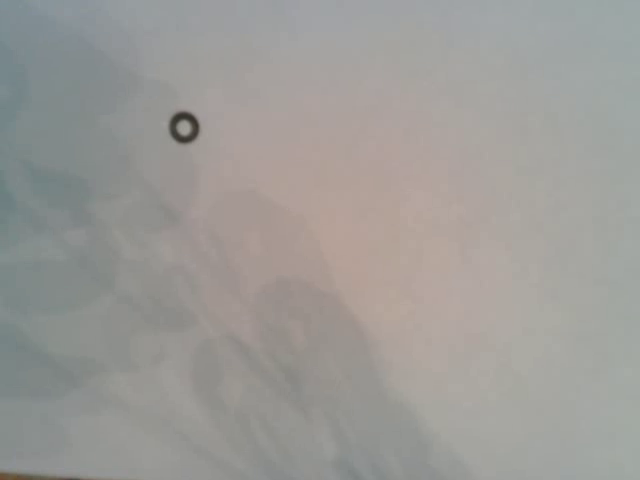
#> input picture frame 38 of lab-8-opencv/sample.mp4, 640 x 480 px, given in place of the camera
$ python marker_tracker.py
#> lines starting #> are read from the running program, lines starting #| are printed output that depends on the picture; after the words box and inside, x2 and y2 are one past the last pixel; in counts of white or black regions, pixels touching at a corner belong together
#> in track, frame is the input picture: shape (480, 640, 3); mean B, G, R 151.6, 154.9, 156.5
"""Пункты 2–3, вариант 1: отслеживание круглой метки и вывод координат."""

import argparse
from dataclasses import dataclass
from pathlib import Path

import cv2
import numpy as np


@dataclass(frozen=True)
class MarkerDetection:
    center: tuple[int, int]
    radius: int
    score: float


def _marker_score(gray: np.ndarray, x: int, y: int, radius: int) -> float:
    """Оценить, похожа ли окружность на чёрно-белую метку."""
    height, width = gray.shape
    if radius < 8 or x - radius < 0 or y - radius < 0 or x + radius >= width or y + radius >= height:
        return 0.0

    yy, xx = np.ogrid[:height, :width]
    circle = (xx - x) ** 2 + (yy - y) ** 2 <= (radius * 0.82) ** 2
    pixels = gray[circle]
    if pixels.size == 0:
        return 0.0

    dark_fraction = float(np.mean(pixels < 110))
    light_fraction = float(np.mean(pixels > 175))
    balance = max(0.0, 1.0 - abs(dark_fraction - light_fraction))
    percentile_contrast = float(np.percentile(pixels, 90) - np.percentile(pixels, 10))
    contrast = min(1.0, percentile_contrast / 150.0)

    offset = max(2, int(radius * 0.32))
    patch = max(2, int(radius * 0.12))
    means = []
    for dx, dy in ((-offset, -offset), (offset, -offset), (-offset, offset), (offset, offset)):
        sample = gray[y + dy - patch : y + dy + patch + 1, x + dx - patch : x + dx + patch + 1]
        means.append(float(sample.mean()))
    diagonal_contrast = abs((means[0] + means[3]) - (means[1] + means[2])) / 510.0
    return 0.45 * contrast + 0.25 * balance + 0.30 * min(1.0, diagonal_contrast)


def detect_marker(frame: np.ndarray) -> MarkerDetection | None:
    """Найти наиболее вероятную круглую чёрно-белую метку на кадре."""
    if frame is None or frame.size == 0:
        return None

    gray = cv2.cvtColor(frame, cv2.COLOR_BGR2GRAY)
    gray = cv2.GaussianBlur(gray, (7, 7), 1.5)
    min_side = min(gray.shape)
#> min_side = 480
    circles = cv2.HoughCircles(
        gray,
        cv2.HOUGH_GRADIENT,
        dp=1.2,
        minDist=max(30, min_side // 8),
        param1=100,
        param2=18,
        minRadius=max(8, min_side // 60),
        maxRadius=max(25, min_side // 3),
    )
#> circles = [[185.4, 126.6, 16.64]]

    candidates: list[MarkerDetection] = []
    if circles is not None:
        for x, y, radius in np.round(circles[0]).astype(int):
            score = _marker_score(gray, int(x), int(y), int(radius))
            if score >= 0.12:
                candidates.append(MarkerDetection((int(x), int(y)), int(radius), score))
#> this loop made 1 pass
#> (x, y, radius, height in _marker_score, width in _marker_score, dark_fraction in _marker_score, light_fraction in _marker_score, balance in _marker_score) on pass 1: (185, 127, 17, 480, 640, 0.726, 0, 0.274)
#> pass 1, in _marker_score, `circle = (xx - x) ** 2 + (yy - y) ** 2 <= (radius * 0.82) ** 2`:
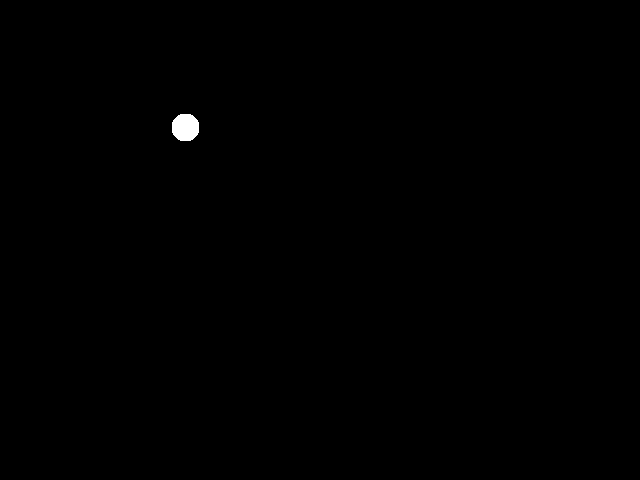
#> circle: shape (480, 640) bool; 0.2% white; 1 white region, box (x1, y1, x2, y2) and area: (172, 114, 199, 141) 609
#> after the loop, candidates = 1 item

    if circles is None:
        # Запасной путь для кадров, где тонкая внешняя окружность плохо видна.
        _, binary = cv2.threshold(gray, 0, 255, cv2.THRESH_BINARY_INV + cv2.THRESH_OTSU)
        contours, _ = cv2.findContours(binary, cv2.RETR_EXTERNAL, cv2.CHAIN_APPROX_SIMPLE)
        for contour in contours:
            area = cv2.contourArea(contour)
            perimeter = cv2.arcLength(contour, True)
            if area < 400 or perimeter <= 0:
                continue
            circularity = 4 * np.pi * area / (perimeter * perimeter)
            (x, y), radius = cv2.minEnclosingCircle(contour)
            if circularity < 0.45 or radius < 12:
                continue
            score = _marker_score(gray, round(x), round(y), round(radius))
            if score >= 0.25:
                candidates.append(
                    MarkerDetection((round(x), round(y)), round(radius), score * circularity)
                )

    return max(candidates, key=lambda item: (item.score, item.radius), default=None)


def draw_result(frame: np.ndarray, detection: MarkerDetection | None) -> np.ndarray:
    """Нарисовать обводку и координаты метки в левом верхнем углу."""
    result = frame.copy()
    if detection is None:
        label = "Marker not found"
        color = (0, 0, 255)
    else:
        x, y = detection.center
        color = (0, 255, 0)
        cv2.circle(result, (x, y), detection.radius, color, 2)
        cv2.drawMarker(result, (x, y), color, cv2.MARKER_CROSS, 20, 2)
#> result: shape (480, 640, 3); mean B, G, R 151.4, 155.1, 156.3
        label = f"Marker coordinates: x={x}, y={y}"

    cv2.rectangle(result, (8, 8), (455, 46), (25, 25, 25), -1)
    cv2.putText(result, label, (18, 35), cv2.FONT_HERSHEY_SIMPLEX, 0.7, color, 2, cv2.LINE_AA)
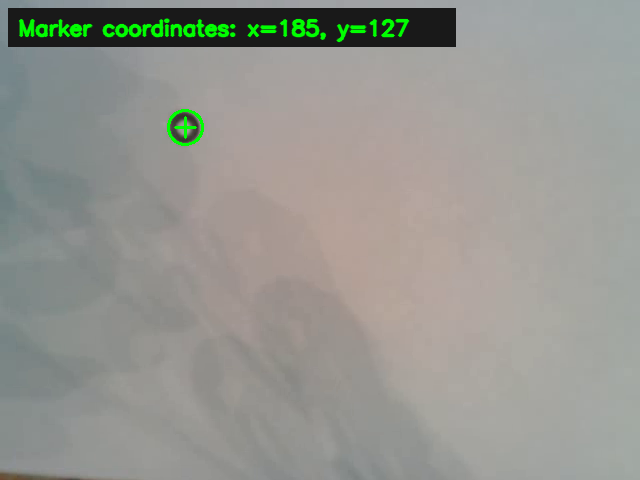
#> result: shape (480, 640, 3); mean B, G, R 143.6, 149.8, 148.8
    return result


def parse_source(value: str) -> int | str:
    return int(value) if value.isdecimal() else value


def track(source: int | str = 0) -> None:
    capture = cv2.VideoCapture(source)
    if not capture.isOpened():
        raise RuntimeError(f"Не удалось открыть источник видео: {source}")

    print("Для выхода нажмите Q или Esc.")
    try:
        while True:
            ok, frame = capture.read()
            if not ok:
                break
            detection = detect_marker(frame)
            cv2.imshow("Marker tracking - variant 1", draw_result(frame, detection))
            key = cv2.waitKey(1) & 0xFF
#> (key q is pressed here)
            if key in (ord("q"), 27):
                break
    finally:
        capture.release()
        cv2.destroyAllWindows()


def main() -> None:
    parser = argparse.ArgumentParser(description="Отслеживание круглой метки")
    parser.add_argument(
        "--source",
        default="0",
        help="номер камеры или путь к видео (по умолчанию 0)",
    )
    args = parser.parse_args()
    track(parse_source(args.source))


if __name__ == "__main__":
    main()

$ run again, starting later in the video
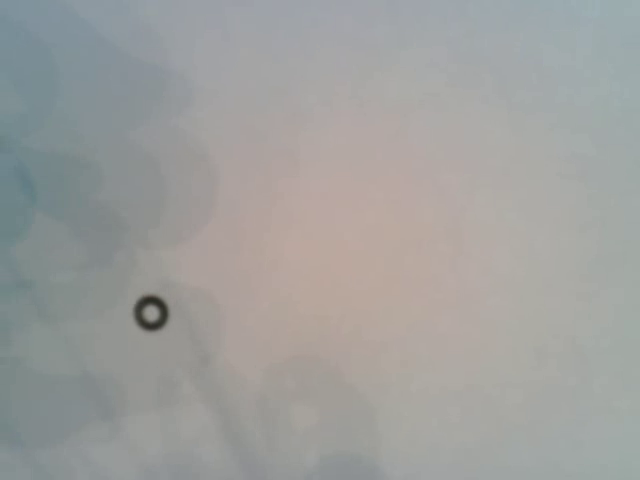
#> input picture frame 175 of lab-8-opencv/sample.mp4, 640 x 480 px, given in place of the camera
#> in track, frame is the input picture: shape (480, 640, 3); mean B, G, R 157.4, 159.3, 158.7
#> circles = [[150.6, 312.6, 16.64]]
#> the loop in detect_marker, `for x, y, radius in np.round(circles[0]).astype(int):` made 1 pass
#> (x, y, radius, height in _marker_score, width in _marker_score, dark_fraction in _marker_score, light_fraction in _marker_score, balance in _marker_score) on pass 1: (151, 313, 17, 480, 640, 0.703, 0, 0.297)
#> pass 1, in _marker_score, `circle = (xx - x) ** 2 + (yy - y) ** 2 <= (radius * 0.82) ** 2`:
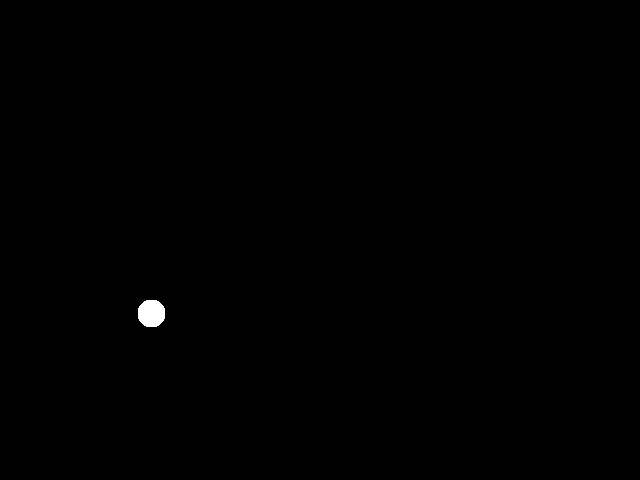
#> circle: shape (480, 640) bool; 0.2% white; 1 white region, box (x1, y1, x2, y2) and area: (138, 300, 165, 327) 609
#> after the loop in detect_marker, `for x, y, radius in np.round(circles[0]).astype(int):`: candidates = 1 item
#> in draw_result, `cv2.putText(result, label, (18, 35), cv2.FONT_HERSHEY_SIMPLEX, 0.7, co..`:
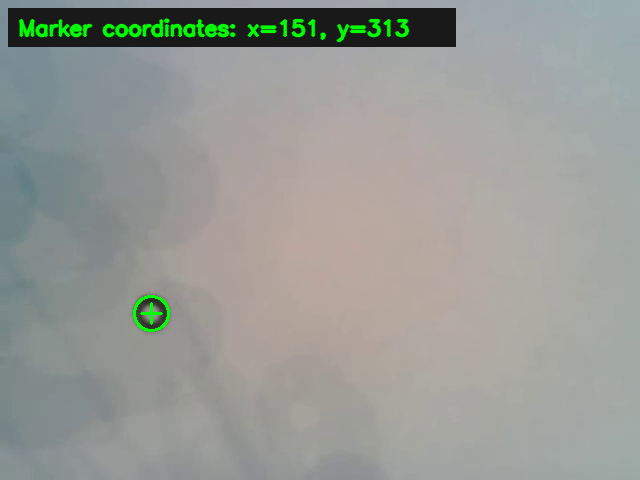
#> result: shape (480, 640, 3); mean B, G, R 149.1, 154.1, 151.1

$ run again, starting later in the video
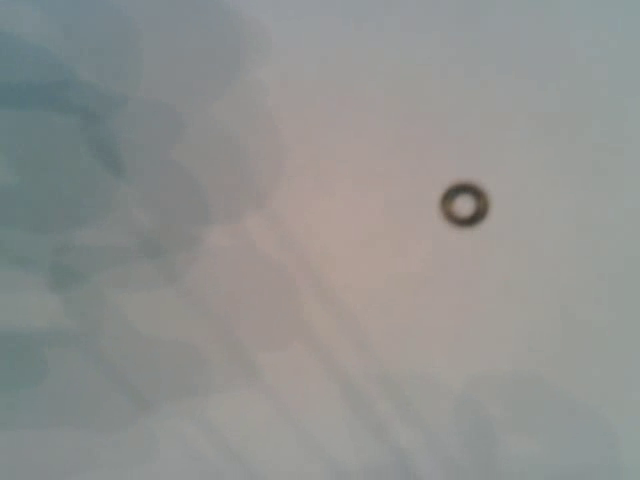
#> input picture frame 311 of lab-8-opencv/sample.mp4, 640 x 480 px, given in place of the camera
#> in track, frame is the input picture: shape (480, 640, 3); mean B, G, R 144.1, 146.1, 144.9
#> circles = [[462.6, 204.6, 21.44]]
#> the loop in detect_marker, `for x, y, radius in np.round(circles[0]).astype(int):` made 1 pass
#> (x, y, radius, height in _marker_score, width in _marker_score, dark_fraction in _marker_score, light_fraction in _marker_score, balance in _marker_score) on pass 1: (463, 205, 21, 480, 640, 0.55, 0, 0.45)
#> pass 1, in _marker_score, `circle = (xx - x) ** 2 + (yy - y) ** 2 <= (radius * 0.82) ** 2`:
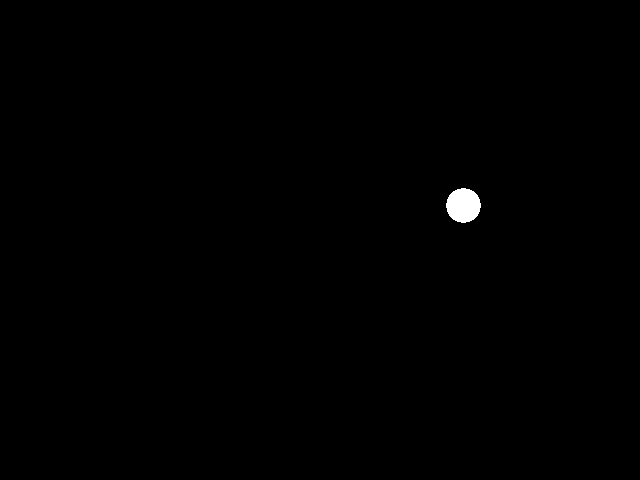
#> circle: shape (480, 640) bool; 0.31% white; 1 white region, box (x1, y1, x2, y2) and area: (446, 188, 481, 223) 941
#> after the loop in detect_marker, `for x, y, radius in np.round(circles[0]).astype(int):`: candidates = 1 item
#> in draw_result, `cv2.putText(result, label, (18, 35), cv2.FONT_HERSHEY_SIMPLEX, 0.7, co..`:
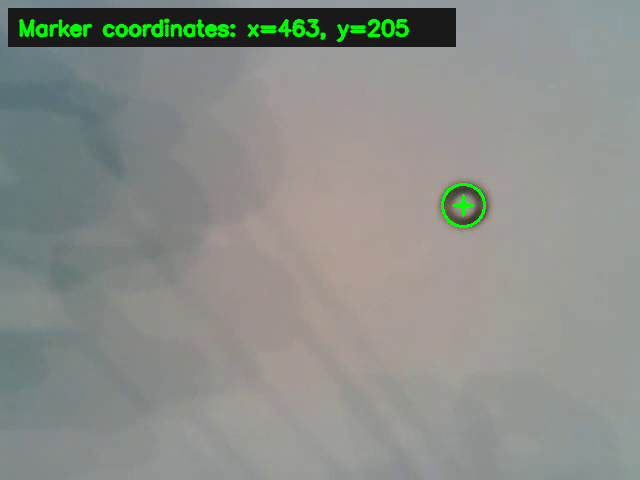
#> result: shape (480, 640, 3); mean B, G, R 136.7, 141.9, 138.1
